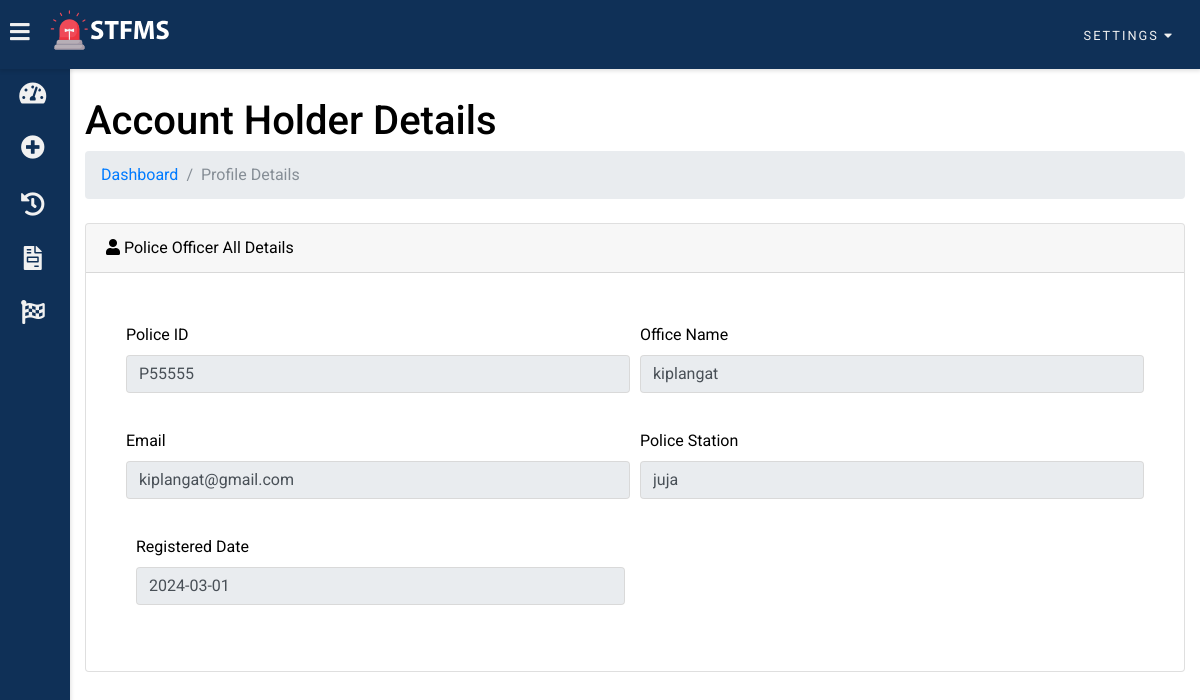
The page /tpo/profile_details.php (signed in) on the database its author committed.
### tables this page shows
CREATE TABLE `tpo` (
  `tpo_id` varchar(255) NOT NULL,
  `tpo_email` varchar(255) NOT NULL,
  `tpo_password` varchar(255) NOT NULL,
  `tpo_name` varchar(255) NOT NULL,
  `tpo_station` varchar(255) NOT NULL,
  `tpo_registered_at` date NOT NULL,
  `tpo_status` text NOT NULL
);

### tpo/profile_details.php (the view, shortened to what this page needs)
<?php
if (isset($_SESSION['police_id']) && isset($_SESSION['officer_email']) && isset($_SESSION['officer_name']) && isset($_SESSION['police_station'])) {
?>
<?php
$owner= $_SESSION['police_id'];
$sql = "SELECT * FROM tpo WHERE tpo_id = '$owner'";
$res = mysqli_query($conn, $sql);
?>
<!DOCTYPE html>
<html>
<head>
    <?php
        include_once '../includes/header.php';
    ?>
</head>
<body class="overlay-scrollbar">
    <?php
        include 'includes/topNav.php';
    ?>
    <div class="leftsidebar overlay-scrollbar scrollbar-hover">
        <ul class="leftsidebar-nav overlay-scrollbar scrollbar-hover">
            <li class="leftsidebar-nav-item">
                <a href="dashboard.php" class="leftsidebar-nav-link">
                    <div>
                        <i class="fas fa-tachometer-alt"></i>
                    </div>
                </a>
            </li>
            <li class="leftsidebar-nav-item">
                <a href="add_new_fine.php" class="leftsidebar-nav-link">
                    <div>
                        <i class="fas fa-plus-circle"></i>
                    </div>
                </a>
            </li>
            <li class="leftsidebar-nav-item">
                <a href="driver_past_fine.php" class="leftsidebar-nav-link">
                    <div>
                        <i class="fas fa-history"></i>
                    </div>
                </a>
            </li>
            <li class="leftsidebar-nav-item">
                <a href="check_revenue_license.php" class="leftsidebar-nav-link">
                    <div>
                        <i class="fas fa-file-invoice"></i>
                    </div>
                </a>
            </li>
            <li class="leftsidebar-nav-item">
                <a href="view_reported_fine.php" class="leftsidebar-nav-link">
                    <div>
                        <i class="fas fa-flag-checkered"></i>
                    </div>
                </a>
            </li>
        </ul>
    </div>
    <div class="dashwrapper">
            <div class="container-fluid">
            <h1 class="mt-4">Account Holder Details</h1>
                <ol class="breadcrumb mb-4">
                    <li class="breadcrumb-item"><a href="dashboard.php">Dashboard</a></li>
                    <li class="breadcrumb-item active">Profile Details</li>
                </ol>
                <div class="card mb-4">
                    <div class="card-header">
                        <i class="fas fa-user"></i> Police Officer All Details
                    </div>
                    <div class="card-body">
                        <div class="table-responsive">
                            <div class="card-body">
                            <?php while($row = mysqli_fetch_array($res)){
                            ?>
                            <form action="" method="POST">
                            <div class="form-row">
                            <div class="form-group col-md-6">
                                <label for="reference_no">Police ID</label>
                                <input type="text" class="form-control" id="reference_no" value="<?php echo $row['tpo_id']; ?>" disabled placeholder="Officer ID" disabled>
                            </div>
                            <div class="form-group col-md-6">
                                <label for="vehicle_no">Office Name</label>
                                <input type="text" class="form-control" id="vehicle_no" placeholder="Officer Name" value="<?php echo $row['tpo_name']; ?>" disabled>
                            </div>
                        </div>
                        <div class="form-row">
                            <div class="form-group col-md-6">
                                <label for="license_duration">Email</label>
                                <input type="text" class="form-control" id="vehicle_type" placeholder="Officer Email" value="<?php echo $row['tpo_email']; ?>" disabled>
                            </div>
                            <div class="form-group col-md-6">
                                <label for="vehicle_owner">Police Station</label>
                                <input type="text" class="form-control" id="fuel_type" placeholder="Police Station" value="<?php echo $row['tpo_station']; ?>" disabled>
                            </div>
                        </div>
                            <div class="form-group col-md-6">
                                <label for="amount">Registered Date</label>
                                <input type="text" class="form-control" id="owner_address" placeholder="Registered Date" value="<?php echo $row['tpo_registered_at']; ?>" disabled>
                            </div>
                        </div>
                                <?php
                                }?>
                            </div>
                        </div>
                        </div>
                    </div>
                </div>
</body>
</html>
<?php
}else{
	header("Location: index.php");
	exit();
}
?>

### assets/css/main.css (style rules this page uses)
:root { --primary-color: #e84545; --warning-color: #431374; --success-color: #d46d31; --danger-color: #1d9e8b; --main-theam-color: #0f3057; --second-theam-color: #00587a; --light-background-color: #ffffff; --cards-background-color: #f1f1f1; --main-text-color: #333333; }
* { box-sizing: border-box; }
body { font-family: 'Roboto', sans-serif; background: var(--main-bg-color); color: var(--main-color); margin: 0; overflow-x: hidden; }
[class*="col-"] { padding: 10px; }
a, a:hover,a:visited, a:focus { text-decoration:none; }
.leftsidebar { width: 70px; height: 100vh; position: fixed; margin-top: 68px; margin-bottom: 750px; background: var(--main-theam-color); box-shadow: rgba(0, 0, 0, 0.12) 0px 1px 4px 1px; overflow-x: hidden; z-index: 100; transition: width .3s; }
.leftsidebar-nav { list-style: none; padding: 0; margin: 0; display: flex; flex-direction: column; align-items: center; height: 100vh; }
.leftsidebar-nav-item { width: 100%; }
.leftsidebar-nav-link { display: flex; text-overflow: hidden; align-items: center; color: var(--cards-background-color); text-decoration: none; font-size: 0.8rem; }
.leftsidebar-nav-link i { font-size: 1.5rem; color: var(--cards-background-color); position: absolute; left: 40%; top: 50%; transform: translate(-50%, -50%); }
.leftsidebar-nav-link div { min-width: 82px; height: 50px; position: relative; }
.dashwrapper { padding: 10px; margin-left: 70px; padding: 75px 0 30px 0; background: var(--light-background-color); transition: margin-left .3s; }

### rows shown on the page
tpo: tpo_id "P55555", tpo_name "kiplangat", tpo_email "kiplangat@gmail.com", tpo_station "juja", tpo_registered_at "2024-03-01"
